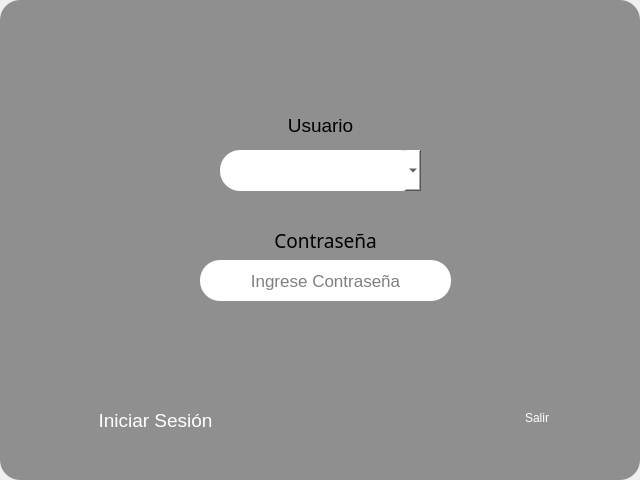
<?xml version="1.0" encoding="UTF-8"?>
<ui version="4.0">
 <class>sesion</class>
 <widget class="QMainWindow" name="sesion">
  <property name="geometry">
   <rect>
    <x>0</x>
    <y>0</y>
    <width>640</width>
    <height>480</height>
   </rect>
  </property>
  <property name="font">
   <font>
    <family>C059 [urw]</family>
   </font>
  </property>
  <property name="windowTitle">
   <string>Inicio de sesión</string>
  </property>
  <property name="windowIcon">
   <iconset>
    <normaloff>inventary.ico</normaloff>inventary.ico</iconset>
  </property>
  <widget class="QWidget" name="centralwidget">
   <property name="font">
    <font>
     <family>C059 [urw]</family>
     <pointsize>14</pointsize>
    </font>
   </property>
   <layout class="QHBoxLayout" name="horizontalLayout">
    <property name="spacing">
     <number>0</number>
    </property>
    <property name="leftMargin">
     <number>0</number>
    </property>
    <property name="topMargin">
     <number>0</number>
    </property>
    <property name="rightMargin">
     <number>0</number>
    </property>
    <property name="bottomMargin">
     <number>0</number>
    </property>
    <item>
     <widget class="QFrame" name="frame">
      <property name="enabled">
       <bool>true</bool>
      </property>
      <property name="styleSheet">
       <string notr="true">background: rgb(143, 143, 143);
border-radius: 20px;
border: 1px;
</string>
      </property>
      <property name="frameShape">
       <enum>QFrame::Shape::NoFrame</enum>
      </property>
      <widget class="QLabel" name="l_user">
       <property name="geometry">
        <rect>
         <x>250</x>
         <y>110</y>
         <width>141</width>
         <height>31</height>
        </rect>
       </property>
       <property name="font">
        <font>
         <pointsize>14</pointsize>
         <bold>false</bold>
        </font>
       </property>
       <property name="styleSheet">
        <string notr="true">color: rgb(0, 0, 0);
background-color: rgba(255, 255, 255, 0);</string>
       </property>
       <property name="text">
        <string>Usuario</string>
       </property>
       <property name="textFormat">
        <enum>Qt::TextFormat::PlainText</enum>
       </property>
       <property name="alignment">
        <set>Qt::AlignmentFlag::AlignCenter</set>
       </property>
      </widget>
      <widget class="QLabel" name="l_key">
       <property name="geometry">
        <rect>
         <x>260</x>
         <y>220</y>
         <width>131</width>
         <height>41</height>
        </rect>
       </property>
       <property name="sizePolicy">
        <sizepolicy hsizetype="Preferred" vsizetype="Preferred">
         <horstretch>0</horstretch>
         <verstretch>0</verstretch>
        </sizepolicy>
       </property>
       <property name="font">
        <font>
         <family>Hack Nerd Font</family>
         <pointsize>14</pointsize>
         <bold>false</bold>
        </font>
       </property>
       <property name="styleSheet">
        <string notr="true">background-color: rgba(255, 255, 255, 0);
color: rgb(0, 0, 0);
</string>
       </property>
       <property name="text">
        <string>Contraseña</string>
       </property>
       <property name="alignment">
        <set>Qt::AlignmentFlag::AlignCenter</set>
       </property>
      </widget>
      <widget class="QComboBox" name="i_user">
       <property name="geometry">
        <rect>
         <x>220</x>
         <y>150</y>
         <width>201</width>
         <height>41</height>
        </rect>
       </property>
       <property name="font">
        <font>
         <pointsize>14</pointsize>
         <bold>false</bold>
        </font>
       </property>
       <property name="layoutDirection">
        <enum>Qt::LayoutDirection::LeftToRight</enum>
       </property>
       <property name="autoFillBackground">
        <bool>false</bool>
       </property>
       <property name="styleSheet">
        <string notr="true">background-color: rgb(255, 255, 255);
color: rgb(0, 0, 0);
border-radius: 20px;</string>
       </property>
       <property name="editable">
        <bool>false</bool>
       </property>
      </widget>
      <widget class="QPushButton" name="b_start">
       <property name="geometry">
        <rect>
         <x>70</x>
         <y>400</y>
         <width>171</width>
         <height>41</height>
        </rect>
       </property>
       <property name="font">
        <font>
         <pointsize>14</pointsize>
         <bold>false</bold>
        </font>
       </property>
       <property name="layoutDirection">
        <enum>Qt::LayoutDirection::LeftToRight</enum>
       </property>
       <property name="autoFillBackground">
        <bool>false</bool>
       </property>
       <property name="styleSheet">
        <string notr="true">QPushButton{
	color: rgb(255, 255, 255);
}
QPushButton:hover{
	color: rgb(0, 170, 0);
}
</string>
       </property>
       <property name="text">
        <string>Iniciar Sesión</string>
       </property>
      </widget>
      <widget class="QPushButton" name="b_exit">
       <property name="geometry">
        <rect>
         <x>480</x>
         <y>400</y>
         <width>114</width>
         <height>36</height>
        </rect>
       </property>
       <property name="mouseTracking">
        <bool>true</bool>
       </property>
       <property name="layoutDirection">
        <enum>Qt::LayoutDirection::LeftToRight</enum>
       </property>
       <property name="styleSheet">
        <string notr="true">QPushButton{
	color: rgb(255, 255, 255)
}
QPushButton:hover{
	color: rgb(255, 0, 0);
}</string>
       </property>
       <property name="text">
        <string>Salir</string>
       </property>
       <property name="checkable">
        <bool>false</bool>
       </property>
       <property name="autoDefault">
        <bool>false</bool>
       </property>
      </widget>
      <widget class="QLineEdit" name="i_key">
       <property name="geometry">
        <rect>
         <x>200</x>
         <y>260</y>
         <width>251</width>
         <height>41</height>
        </rect>
       </property>
       <property name="sizePolicy">
        <sizepolicy hsizetype="Expanding" vsizetype="Fixed">
         <horstretch>0</horstretch>
         <verstretch>0</verstretch>
        </sizepolicy>
       </property>
       <property name="font">
        <font>
         <pointsize>13</pointsize>
         <bold>false</bold>
        </font>
       </property>
       <property name="focusPolicy">
        <enum>Qt::FocusPolicy::StrongFocus</enum>
       </property>
       <property name="contextMenuPolicy">
        <enum>Qt::ContextMenuPolicy::NoContextMenu</enum>
       </property>
       <property name="layoutDirection">
        <enum>Qt::LayoutDirection::LeftToRight</enum>
       </property>
       <property name="autoFillBackground">
        <bool>false</bool>
       </property>
       <property name="styleSheet">
        <string notr="true">background-color: rgb(255, 255, 255);
color: rgb(0, 0, 0);
border-radius: 20px;</string>
       </property>
       <property name="alignment">
        <set>Qt::AlignmentFlag::AlignCenter</set>
       </property>
       <property name="placeholderText">
        <string>Ingrese Contraseña</string>
       </property>
      </widget>
      <widget class="QLabel" name="user_result">
       <property name="geometry">
        <rect>
         <x>220</x>
         <y>200</y>
         <width>211</width>
         <height>20</height>
        </rect>
       </property>
       <property name="styleSheet">
        <string notr="true">color: rgb(255, 0, 0);
background-color: rgba(255, 255, 255, 0);</string>
       </property>
       <property name="text">
        <string/>
       </property>
       <property name="buddy">
        <cstring>i_key</cstring>
       </property>
      </widget>
      <widget class="QLabel" name="key_result">
       <property name="geometry">
        <rect>
         <x>200</x>
         <y>310</y>
         <width>231</width>
         <height>20</height>
        </rect>
       </property>
       <property name="styleSheet">
        <string notr="true">background-color: rgba(255, 255, 255, 0);
color: rgb(255, 0, 0);</string>
       </property>
       <property name="text">
        <string/>
       </property>
      </widget>
      <zorder>l_user</zorder>
      <zorder>l_key</zorder>
      <zorder>i_user</zorder>
      <zorder>i_key</zorder>
      <zorder>user_result</zorder>
      <zorder>key_result</zorder>
      <zorder>gridLayoutWidget</zorder>
      <zorder>b_start</zorder>
      <zorder>b_exit</zorder>
     </widget>
    </item>
   </layout>
  </widget>
 </widget>
 <tabstops>
  <tabstop>i_user</tabstop>
  <tabstop>i_key</tabstop>
  <tabstop>b_exit</tabstop>
  <tabstop>b_start</tabstop>
 </tabstops>
 <resources/>
 <connections>
  <connection>
   <sender>b_exit</sender>
   <signal>clicked()</signal>
   <receiver>sesion</receiver>
   <slot>close()</slot>
   <hints>
    <hint type="sourcelabel">
     <x>566</x>
     <y>430</y>
    </hint>
    <hint type="destinationlabel">
     <x>640</x>
     <y>478</y>
    </hint>
   </hints>
  </connection>
  <connection>
   <sender>i_key</sender>
   <signal>cursorPositionChanged(int,int)</signal>
   <receiver>i_key</receiver>
   <slot>setFocus()</slot>
   <hints>
    <hint type="sourcelabel">
     <x>374</x>
     <y>273</y>
    </hint>
    <hint type="destinationlabel">
     <x>415</x>
     <y>277</y>
    </hint>
   </hints>
  </connection>
 </connections>
</ui>
